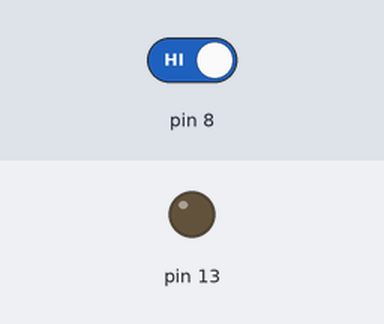
The sketch below on a simulated Arduino Uno, built with avr-gcc and run on an emulated ATmega328P. On the bench: output pins drawn as LEDs (lit = HIGH). The test bench sets the inputs (shaded band); at power-on: pin 8 HIGH.

Above: at 1.2 s.
1.3 s: pin 8 driven LOW
At 1.9 s:
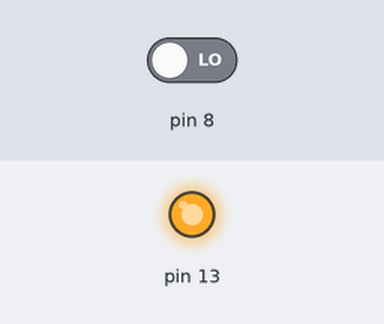
2.8 s: pin 8 driven HIGH
At 4.2 s:
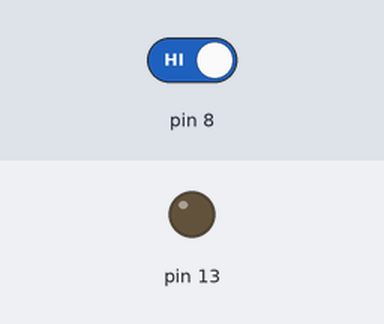
Timing chart, 0 to 5.8 s (numbered marks = the images above; inputs shaded):
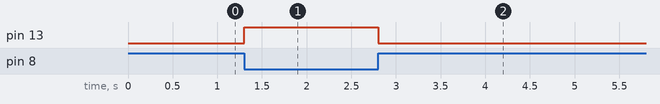

Measured:
- after the input at 1.3 s, pin 13: LOW → HIGH at once
- after the input at 2.8 s, pin 13: HIGH → LOW at once

The sketch:

05-UsandoSensorDeReflexao.ino
```cpp
void setup(){
  //ligaremos o sensor no pino 8
  pinMode(8, INPUT);
  //acionaremos o LED incorporado no Arduino
  pinMode(13, OUTPUT);
}

void loop(){
  //liga o LED se o sinal de entrada for baixo
  if(digitalRead(8) == LOW){
      digitalWrite(13, HIGH);
  }
  //desliga o LED se o sinal de entrada for alto
  else{
    digitalWrite(13, LOW);
  }
}
```
